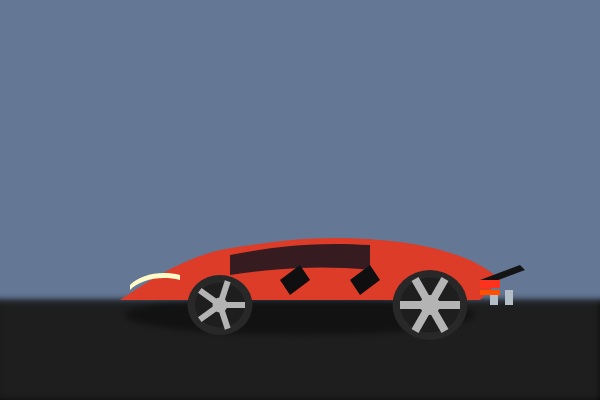
Frame 1 (no input)
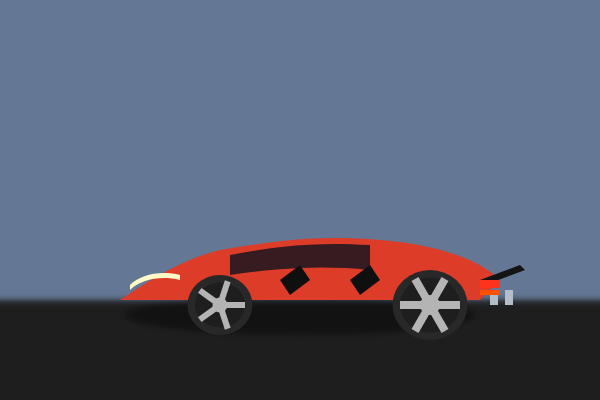
Frame 2 (the mouse pressed at the canvas centre, redrawn once)

The p5.js sketch that drew these frames (run headless with seeded random() and noise() and a simulated clock; the mouse was pressed at the canvas centre and the sketch redrawn once):

// p5.js sketch
// ── sketch.js
function setup() {
  createCanvas(600, 400);
  noLoop();
}

function draw() {
  background(100, 120, 150); // sky gradient

  // Road
  fill(30);
  rect(0, 300, width, 100);

  // Shadow 
  fill(0, 100);
  noStroke();
  ellipse(300, 315, 350, 40);
  filter(BLUR, 3);


  fill(220, 60, 40); // Deep red
  noStroke();
  beginShape();
  vertex(120, 300); // Front bumper
  bezierVertex(150, 280, 180, 260, 220, 250); // front slope
  bezierVertex(280, 240, 320, 235, 380, 240); // Windshield curve
  bezierVertex(440, 245, 480, 260, 500, 280); // Rear slope
  vertex(480, 300); // Rear bumper
  endShape(CLOSE);

  // Carbon Fiber Spoiler
  fill(20);
  beginShape();
  vertex(480, 280);
  vertex(520, 265);
  vertex(525, 270);
  vertex(485, 285);
  endShape(CLOSE);

  // Side Air Intakes
  fill(15);
  quad(280, 280, 300, 265, 310, 280, 290, 295);
  quad(350, 280, 370, 265, 380, 280, 360, 295);

  // Windows (tinted)
  fill(10, 20, 30, 200);
  beginShape();
  vertex(230, 255);
  bezierVertex(280, 245, 320, 242, 370, 245);
  vertex(370, 270);
  bezierVertex(320, 265, 280, 268, 230, 275);
  endShape(CLOSE);

  // Wheels 
  // Front Wheel
  fill(40);
  ellipse(220, 305, 65, 60);
  fill(30);
  ellipse(220, 305, 50, 45);
  fill(180);
  ellipse(220, 305, 15, 15);
  // Spokes
  for (let i = 0; i < 5; i++) {
    push();
    translate(220, 305);
    rotate(i * TWO_PI / 5);
    rect(0, -3, 25, 6);
    pop();
  }

  // Rear Wheel (larger)
  fill(40);
  ellipse(430, 305, 75, 70);
  fill(30);
  ellipse(430, 305, 60, 55);
  fill(180);
  ellipse(430, 305, 20, 20);
  // Spokes
  for (let i = 0; i < 6; i++) {
    push();
    translate(430, 305);
    rotate(i * TWO_PI / 6);
    rect(0, -4, 30, 8);
    pop();
  }

  // Exhaust Pipes (chrome)
  fill(180, 190, 200);
  rect(490, 290, 8, 15);
  rect(505, 290, 8, 15);

  // Headlights (LED strips)
  fill(255, 250, 200);
  beginShape();
  vertex(130, 285);
  bezierVertex(140, 275, 160, 270, 180, 275);
  vertex(180, 280);
  bezierVertex(160, 275, 140, 280, 130, 290);
  endShape(CLOSE);

  // Taillights (LED clusters)
  fill(255, 50, 30);
  rect(480, 280, 20, 8);
  fill(255, 80, 0);
  rect(480, 290, 20, 5);
}
